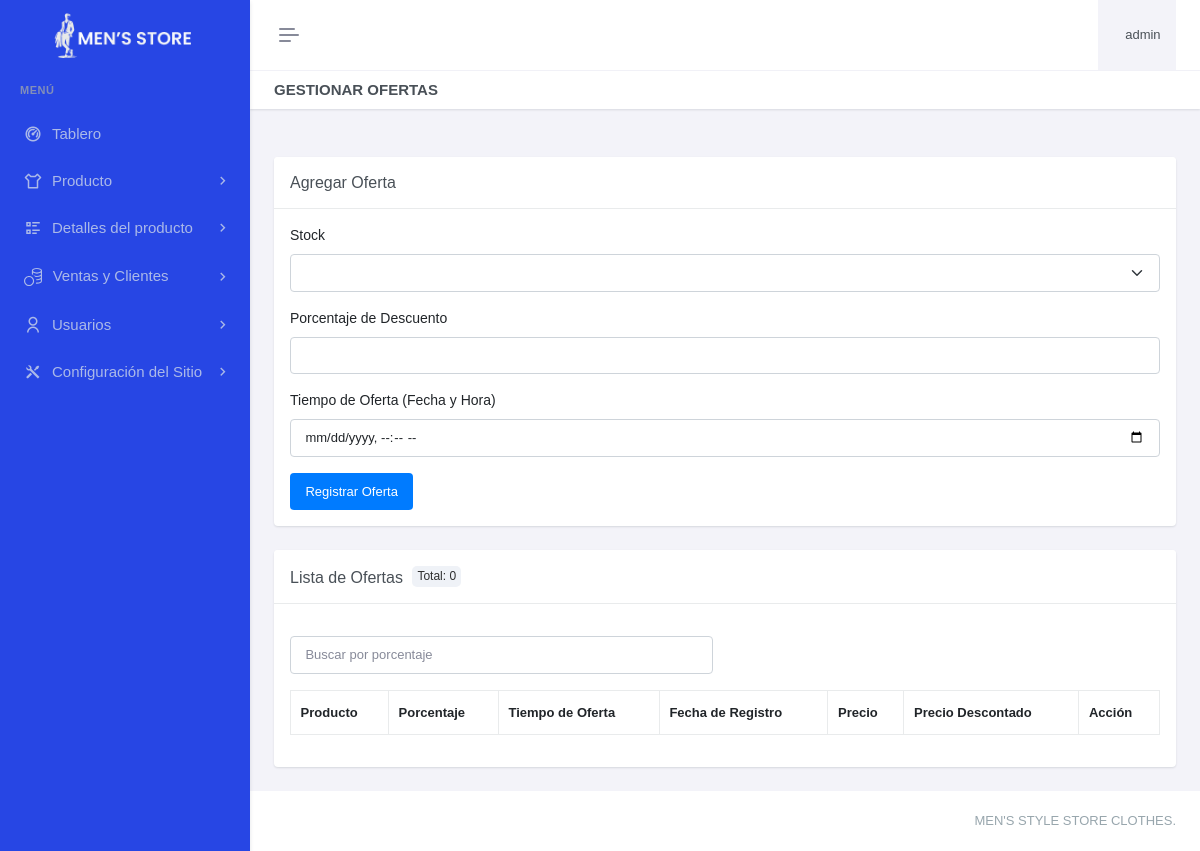
The page /paneladministrador/productos/oferta/gestionar-oferta.php (signed in) on the database as committed earlier.
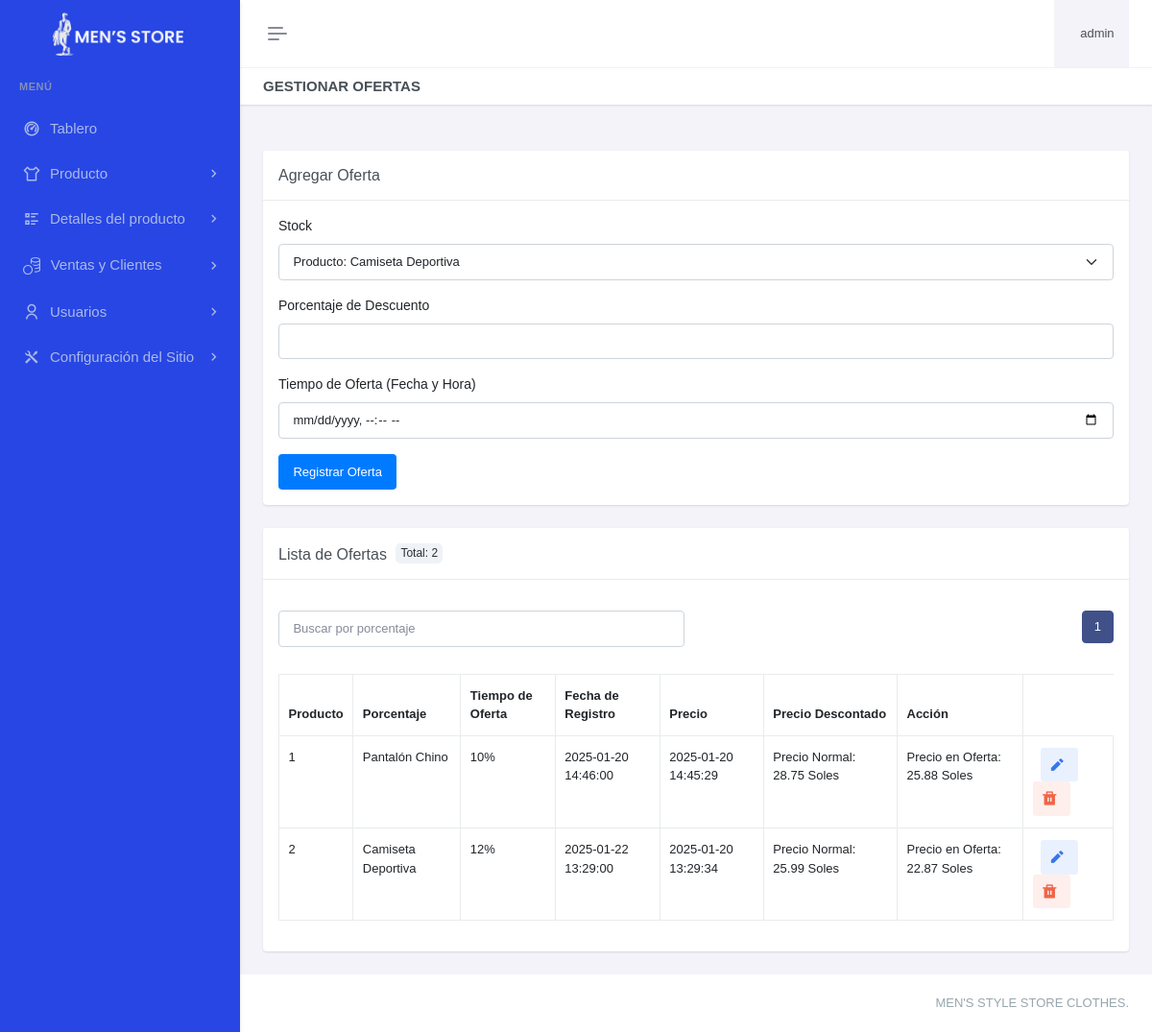
The same page on the database as committed later.
### tables this page shows
CREATE TABLE `oferta` (
  `ofeId` int(11) NOT NULL,
  `stoId` int(11) DEFAULT NULL,
  `ofePorcentaje` int(11) DEFAULT NULL,
  `ofeTiempo` datetime DEFAULT NULL,
  `ofeFechaRegis` datetime DEFAULT current_timestamp() ON UPDATE current_timestamp()
);

CREATE TABLE `producto` (
  `proId` int(11) NOT NULL,
  `catId` int(11) DEFAULT NULL,
  `marId` int(11) DEFAULT NULL,
  `proNombre` varchar(50) NOT NULL,
  `proDescripcion` varchar(150) DEFAULT NULL,
  `proImg` varchar(255) DEFAULT NULL,
  `proImg2` varchar(255) DEFAULT NULL,
  `proPrecio` decimal(8,2) DEFAULT NULL,
  `proFechaRegistro` datetime DEFAULT current_timestamp() ON UPDATE current_timestamp()
);

### paneladministrador/productos/oferta/gestionar-oferta.php (the view, shortened to what this page needs)
<?php
include "../../header.php";
include "../../sidebar.php";
$query_delete_expired = "DELETE FROM oferta WHERE ofeTiempo < NOW()";
$con->query($query_delete_expired);
$registros_por_pagina = 10;
$pagina_actual = isset($_GET['pagina']) ? (int)$_GET['pagina'] : 1;
$offset = ($pagina_actual - 1) * $registros_por_pagina;
$search = isset($_GET['search']) ? $_GET['search'] : '';
$search_param = "%$search%";
$total_registros = 0;
$query_total = "SELECT COUNT(*) as total FROM oferta WHERE ofePorcentaje LIKE ?";
$params = [$search_param];
$stmt_total = $con->prepare($query_total);
$stmt_total->bind_param('s', $params[0]);
$stmt_total->execute();
$result_total = $stmt_total->get_result();
if ($result_total) {
    $total_registros = $result_total->fetch_assoc()['total'];
}
$total_paginas = ceil($total_registros / $registros_por_pagina);
?>
<div class="main-content">
    <div class="page-content">
        <div class="container-fluid">
            <div class="row">
                <div class="col-12">
                    <div class="page-title-box d-sm-flex align-items-center justify-content-between">
                        <h4 class="mb-sm-0">Gestionar Ofertas</h4>
                    </div>
                </div>
            </div>
            <div class="row">
                <div class="col-xxl-8">
                    <div class="card mt-4">
                        <div class="card-header">
                            <h5 class="card-title mb-0">Agregar Oferta</h5>
                        </div>
                        <div class="card-body">
                            <form method="POST" action="">
                                <div class="mb-3">
                                    <label for="stoId" class="form-label">Stock</label>
                                    <select class="form-select" id="stoId" name="stoId" required>
                                        <?php
                                        $query = "SELECT stock.stoId,producto.proNombre FROM stock
                                                inner join producto on producto.proId=stock.proId";
                                        $result = mysqli_query($con, $query);
                                        while ($row = mysqli_fetch_assoc($result)) {
                                            echo "<option value='{$row['stoId']}'> Producto: {$row['proNombre']}</option>";
                                        }
                                        ?>
                                    </select>
                                </div>
                                <div class="mb-3">
                                    <label for="ofePorcentaje" class="form-label">Porcentaje de Descuento</label>
                                    <input type="number" class="form-control" id="ofePorcentaje" name="ofePorcentaje" required min="0" max="100">
                                </div>
                                <div class="mb-3">
                                    <label for="ofeTiempo" class="form-label">Tiempo de Oferta (Fecha y Hora)</label>
                                    <input type="datetime-local" class="form-control" id="ofeTiempo" name="ofeTiempo" required>
                                </div>
                                <button type="submit" class="btn btn-primary">Registrar Oferta</button>
                            </form>
                        </div>
                    </div>
                    <div class="card mt-4">
                        <div class="card-header">
                            <h5 class="card-title mb-0">Lista de Ofertas <div class="badge-total">Total: <?php echo $total_registros; ?></div></h5>
                        </div>
                        <div class="card-body">
                        <div class="row mb-3">
                            <div class="col-md-6 mt-3">
                                <input type="text" class="form-control me-2" placeholder="Buscar por porcentaje"
                                    value="<?php echo htmlspecialchars($search); ?>"
                                    oninput="searchOffers(this.value)">
                            </div>
                            <div class="col-md-6 mt-3 d-flex justify-content-end ">
                                     <nav aria-label="Page navigation example">
                                    <ul class="pagination justify-content-center">
                                        <?php for ($i = 1; $i <= $total_paginas; $i++): ?>
                                            <li class="page-item <?php echo ($i == $pagina_actual) ? 'active' : ''; ?>">
                                                <a class="page-link" href="?pagina=<?php echo $i; ?>&search=<?php echo htmlspecialchars($search); ?>#example"><?php echo $i; ?></a>
                                            </li>
                                        <?php endfor; ?>
                                    </ul>
                                </nav>
                                </div>
                                </div>
                            <table class="table table-bordered">
                                <thead>
                                    <tr>
                                        <th>Producto</th>
                                        <th>Porcentaje</th>
                                        <th>Tiempo de Oferta</th>
                                        <th>Fecha de Registro</th>
                                        <th>Precio</th>
                                        <th>Precio Descontado</th>
                                        <th>Acción</th>
                                    </tr>
                                </thead>
                                <tbody>
                                    <?php
                                    $query = "
                                    SELECT p.proNombre,o.ofeId, s.stoId, o.ofePorcentaje, o.ofeTiempo, o.ofeFechaRegis, p.proPrecio AS precioNormal,
                                           (p.proPrecio * (1 - o.ofePorcentaje / 100)) AS precioDescontado
                                    FROM oferta o
                                    INNER JOIN stock s ON o.stoId = s.stoId
                                    INNER JOIN producto p ON s.proId = p.proId
                                    WHERE (o.ofePorcentaje LIKE ?)
                                    ORDER BY o.ofeId DESC LIMIT $registros_por_pagina OFFSET $offset";
                                    $stmt = $con->prepare($query);
                                    $stmt->bind_param('s', $params[0]);
                                    $stmt->execute();
                                    $result = $stmt->get_result();
                                    $numeracion=$offset+1;
                                    while ($row = mysqli_fetch_assoc($result)) {
                                        echo "<tr id='oferta-{$row['ofeId']}'>
                                                       <td>{$numeracion}</td>
                                                <td>{$row['proNombre']}</td>
                                                <td>{$row['ofePorcentaje']}%</td>
                                                <td>{$row['ofeTiempo']}</td>
                                                <td>{$row['ofeFechaRegis']}</td>
                                                <td>Precio Normal: " . number_format($row['precioNormal'], 2) . " Soles <br>
                                                </td>
                                                <td>
                                                    Precio en Oferta: " . number_format($row['precioDescontado'], 2) . " Soles
                                                </td>
                                                <td>
                                                    <a href='editaroferta.php?id={$row['ofeId']}' class='btn btn-soft-secondary btn-sm ms-2 me-1' aria-label='Editar' title='Editar'><i class='ri-pencil-fill align-bottom me-1' style='font-size: 1.5em;'></i></a>
                                                    <a href='javascript:void(0);' class='btn btn-soft-danger btn-sm' onclick='confirmDeleteOfertas({$row['ofeId']})' aria-label='Eliminar' title='Eliminar'><i class='ri-delete-bin-fill align-bottom me-1' style='font-size: 1.5em;'></i></a>
                                                </td>
                                            </tr>";
                                            $numeracion++;
                                    }
                                    ?>
                                </tbody>
                            </table>
                        </div>
                    </div>
                </div>
            </div>
        </div>
    </div>
</div>
<?php include "../../footer.php"; ?>

### paneladministrador/header.php (shortened to what this page needs)
<?php
if (!isset($_SESSION['admin_id'])) {
    header("Location: /paneladministrador/login.php");
} else {
    $username = $_SESSION['admin_username'];
}
?>
<!DOCTYPE html>
<html lang="es" data-layout="vertical" data-topbar="light" data-sidebar="dark" data-sidebar-size="lg" data-sidebar-image="none">
<head>
    <link href="/paneladministrador/recursos/css/bootstrap.min.css" rel="stylesheet" type="text/css" />
    <link href="/paneladministrador/recursos/css/icons.min.css" rel="stylesheet" type="text/css" />
    <link href="/paneladministrador/recursos/css/app.min.css" rel="stylesheet" type="text/css" />
</head>
<body>
    <div id="layout-wrapper">
        <header id="page-topbar">
            <div class="layout-width">
                <div class="navbar-header">
                    <div class="d-flex">
                        <button type="button" class="btn btn-sm px-3 fs-16 header-item vertical-menu-btn topnav-hamburger" id="topnav-hamburger-icon">
                            <span class="hamburger-icon">
                                <span></span>
                                <span></span>
                                <span></span>
                            </span>
                        </button>
                    </div>
                    <div class="d-flex align-items-center">
                        <div class="dropdown ms-sm-3 header-item topbar-user">
                            <button type="button" class="btn" id="page-header-user-dropdown" data-bs-toggle="dropdown" aria-haspopup="true" aria-expanded="false">
                                <span class="d-flex align-items-center">
                                    <span class="text-start ms-xl-2">
                                        <span class="d-xl-inline-block ms-1 fw-medium user-name-text"><?php print $username;?></span>
                                    </span>
                                </span>
                            </button>
                        </div>
                    </div>
                </div>
            </div>
        </header>

### paneladministrador/sidebar.php (shortened to what this page needs)
<div class="app-menu navbar-menu">
  <div class="navbar-brand-box">
    <a href="/paneladministrador/index.php" class="logo logo-light">
      <span class="logo-lg">
        <img src="/paneladministrador/recursos/images/mens-store.png" alt="logo" height="45">
      </span>
    </a>
  </div>
<div id="scrollbar">
    <div class="container-fluid">
      <ul class="navbar-nav" id="navbar-nav">
        <li class="menu-title"><span data-key="t-menu">Menú</span></li>
        <li class="nav-item">
                <a href="/paneladministrador/index.php" class="nav-link" data-key="t-analytics">  <i class="ri-dashboard-2-line"></i> <span data-key="t-dashboards"> Tablero </span></a>
              </li>
                  <li class="nav-item">
                            <a class="nav-link menu-link" href="#sidebarP" data-bs-toggle="collapse" role="button" aria-expanded="true" aria-controls="sidebarLanding">
                            <i class="ri-t-shirt-line"></i>
                            <span data-key="t-landing">Producto</span>
                            </a>
                      </li>
                      <li class="nav-item">
                            <a class="nav-link menu-link" href="#sidebarDP" data-bs-toggle="collapse" role="button" aria-expanded="true" aria-controls="sidebarLanding">
                            <i class="ri-list-check-2"></i>
                            <span data-key="t-landing">Detalles del producto</span>
                            </a>
                        </li>
                        <li class="nav-item">
                          <a class="nav-link menu-link" href="#sidebarAdmin" data-bs-toggle="collapse" role="button" aria-expanded="true" aria-controls="sidebarLanding">
                            <i></i>
                            <span data-key="t-landing">Ventas y Clientes</span>
                          </a>
                        </li>
                        <li class="nav-item">
                            <a class="nav-link menu-link" href="#sidebarU" data-bs-toggle="collapse" role="button" aria-expanded="true" aria-controls="sidebarLanding">
                                <i class="ri-user-line"></i> <span data-key="t-landing">Usuarios</span>
                            </a>
                        </li>
                        <li class="nav-item">
                            <a class="nav-link menu-link" href="#sidebarCS" data-bs-toggle="collapse" role="button" aria-expanded="true" aria-controls="sidebarLanding">
                                <i class="ri-tools-fill"></i> <span data-key="t-landing"> Configuración del Sitio </span>
                            </a>
                        </li>
      </ul>
    </div>
  </div>
  <div class="sidebar-background"></div>
</div>

### paneladministrador/footer.php (shortened to what this page needs)
    <footer class="footer">
        <div class="container-fluid">
            <div class="row">
                <div class="col-sm-6">
                </div>
                <div class="col-sm-6">
                    <div class="text-sm-end d-none d-sm-block">
                        MEN'S STYLE STORE CLOTHES.
                    </div>
                </div>
            </div>
        </div>
    </footer>
</div>
</body>
</html>

Rows that differ between the two databases and show on the page:
added oferta: producto.proNombre "Pantalón Chino", ofePorcentaje "10", ofeTiempo "2025-01-20 14:46:00", ofeFechaRegis "2025-01-20 14:45:29", producto.proPrecio "28.75", precioDescontado "25.88"
added oferta: producto.proNombre "Camiseta Deportiva", ofePorcentaje "12", ofeTiempo "2025-01-22 13:29:00", ofeFechaRegis "2025-01-20 13:29:34", producto.proPrecio "25.99", precioDescontado "22.87"
Other text that changed with them:
form field stoId: (not shown) → "Producto: Camiseta Deportiva"
$total_registros: "0" → "2"
new list line: "1"
